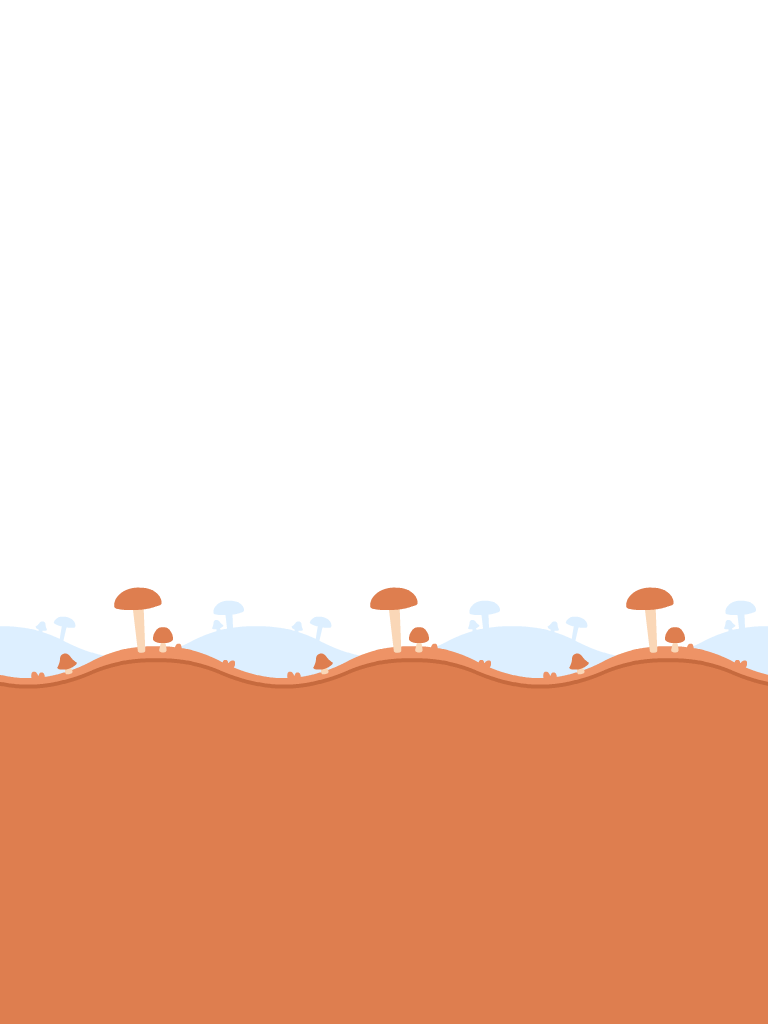

Below is a game level as drawn by its tile map, then a one-line description and the .tmx file that defines it, in full:
An orthogonal 12x16 tile map with 64x64 px tiles, 2 tile layers (Capa de patrones 1, Floor), 2 tilesets.

<map version="1.10" tiledversion="1.11.2" orientation="orthogonal" renderorder="right-down" width="12" height="16" tilewidth="64" tileheight="64" infinite="0" nextlayerid="3" nextobjectid="1">
 <tileset firstgid="1" name="spritesheet-tiles-default" tilewidth="64" tileheight="64" tilecount="324" columns="18">
  <image source="spritesheet-tiles-default.png" width="1152" height="1152" />
  <tile id="57">
   <properties>
    <property name="collision" type="bool" value="true" />
   </properties>
  </tile>
 </tileset>
 <tileset firstgid="325" name="spritesheet-backgrounds-default" tilewidth="64" tileheight="64" tilecount="256" columns="16">
  <image source="spritesheet-backgrounds-default.png" width="1024" height="1024" />
 </tileset>
 <layer id="1" name="Capa de patrones 1" width="12" height="16">
  <data encoding="csv">
329,330,331,332,329,330,331,332,332,332,332,332,
329,330,331,332,345,346,347,348,348,348,348,348,
329,330,331,332,361,362,363,364,364,364,364,364,
329,330,331,332,377,378,379,380,380,380,380,380,
329,329,329,329,329,329,329,329,377,378,379,380,
345,345,345,345,345,345,345,345,377,378,379,380,
361,361,361,361,361,361,361,361,377,378,379,380,
377,377,377,377,377,377,377,377,377,378,379,380,
461,462,463,464,461,462,463,464,461,462,463,464,
477,478,479,480,477,478,479,480,477,478,479,480,
493,494,495,496,493,494,495,496,493,494,495,496,
509,510,511,512,509,510,511,512,509,510,511,512,
517,518,519,520,517,518,519,520,517,518,519,520,
533,534,535,536,533,534,535,536,533,534,535,536,
549,550,551,552,549,550,551,552,549,550,551,552,
565,566,567,568,565,566,567,568,565,566,567,568
</data>
 </layer>
 <layer id="2" name="Floor" width="12" height="16">
  <data encoding="csv">
0,0,0,0,0,0,0,0,0,0,0,0,
0,0,0,0,0,0,0,0,0,0,0,0,
0,0,0,0,0,0,0,0,0,0,0,0,
0,0,0,0,0,0,0,0,0,0,0,0,
0,0,0,0,0,0,0,0,0,0,0,0,
0,0,0,0,0,0,0,0,0,0,0,0,
0,0,0,0,0,0,0,0,0,0,0,0,
0,0,0,0,0,0,0,0,0,0,0,0,
0,0,0,0,0,0,0,0,0,0,0,0,
0,0,0,0,0,0,0,0,0,0,0,0,
0,0,0,0,0,0,0,0,0,0,0,0,
0,0,0,0,0,0,0,0,0,0,0,0,
0,0,0,0,0,0,0,0,0,0,0,0,
0,0,0,0,0,0,0,0,0,0,0,0,
0,0,0,0,0,0,0,0,0,0,0,0,
0,0,0,0,0,0,0,0,0,0,0,0
</data>
 </layer>
</map>
